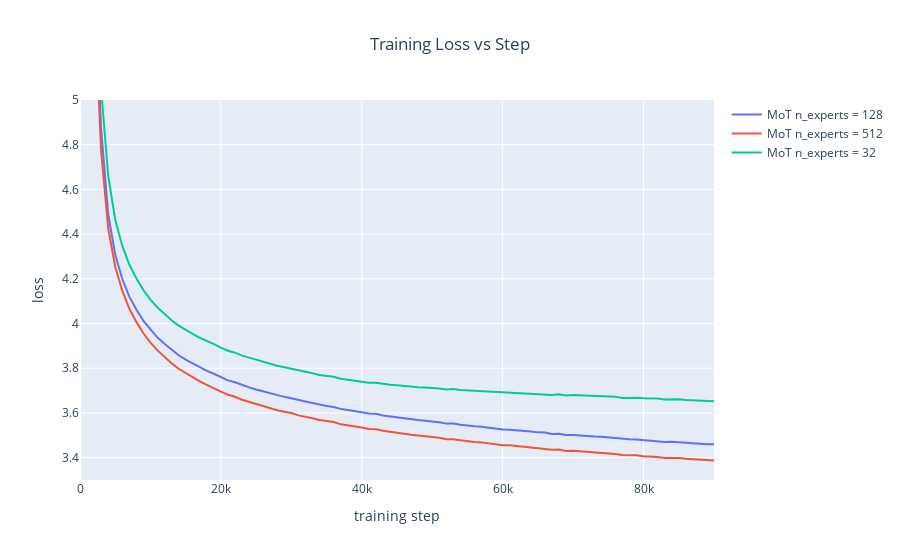

The cell this chart's notebook holds for it:
### Code cell
plot = go.Figure()
x_axes = ["step"]

for x_axis in x_axes:
    plot.data = []
    final_baseline_value = None
    horizontal_line_start = 0
    horizontal_line_end = 0
    max_step = -1
    for run, (title,loss), legend_title in zip(runs, losses, legend_titles):
        x_var = loss[x_axis].tolist()
        if x_axis == "timestamp":
            x_var = [x - x_var[0] for x in x_var]
            x_var = [x.total_seconds()/3600 for x in x_var]
            # this bullshit is only needed for my run, cause Athena is fucked
            subtract = 0
            subtracts = []
            for i, xv in enumerate(x_var):
                if i>0:
                    diff = xv-x_var[i-1]
                    if diff>0.5: #if the machine fucking stalled for more than half hour
                        subtract += diff
                subtracts.append(subtract)
            x_var = [xv-d for xv,d in zip(x_var,subtracts)]
            
        final_len = 250 if x_axis == "step" else int(len(x_var)*25/27.5)
        x_var = x_var[:final_len]
        values = loss['value'].tolist()[:final_len]
        # 
        # if title == "Baseline":
        #     final_baseline_value = values[-1]
        #     horizontal_line_end = x_var[-1]
        # if title == "Mixture of Tokens":
        #     index = np.argmin((np.array(values)-final_baseline_value)**2)
        #     horizontal_line_start = x_var[index]
        
        local_max_step = max(x_var)
        max_step = max(max_step, local_max_step)
            
                
        plot.add_scatter(
            x=x_var,
            y=values,
            name=legend_title,
        )
        

        
    
        plot.update_layout(
            title={'text': f'Training Loss vs {"Step" if x_axis=="step" else "Time"}'},
            # center the title
            title_x=0.5,
            template = "plotly"
            )
    # plot.add_shape(
    # # horizontal line
    # dict(
    #     type="line",
    #     x0=horizontal_line_start,
    #     x1=horizontal_line_end,
    #     y0=final_baseline_value,
    #     y1=final_baseline_value,
    #     line=dict(color="red", width=0.5, dash="dot")
    #     )
    # )
    # plot.add_annotation(
    # x=0.7*horizontal_line_start + 0.3* horizontal_line_end,
    # y=final_baseline_value,
    # ax=0.,
    # ay=50,
    # arrowcolor="red",
    # arrowhead=3,
    # arrowwidth=0.5,
    # 
    # text="24% of training steps" if x_axis == "step" else "33% of training time",
    #     showarrow=True,
    #     font=dict(
    #         size=11,
    #         color="red"
    #     ),
    # )

    
    # x and y axe ranges can be modified here
    plot = plot.update_xaxes(range=[0, 90_000])
    plot = plot.update_yaxes(range=[3.3, 5])
    
    plot.update_xaxes(title_text='training step' if x_axis == "step" else "time (hours)")
    plot.update_yaxes(title_text='loss')
        
    plot.show()
    !pip install -U kaleido
    
    
def to_png(plot, path):
    plot.write_image(path, width=800, height=600, scale=1)
    
    to_png(plot, "/home/szymonantoniak/expert_scaling.png")
